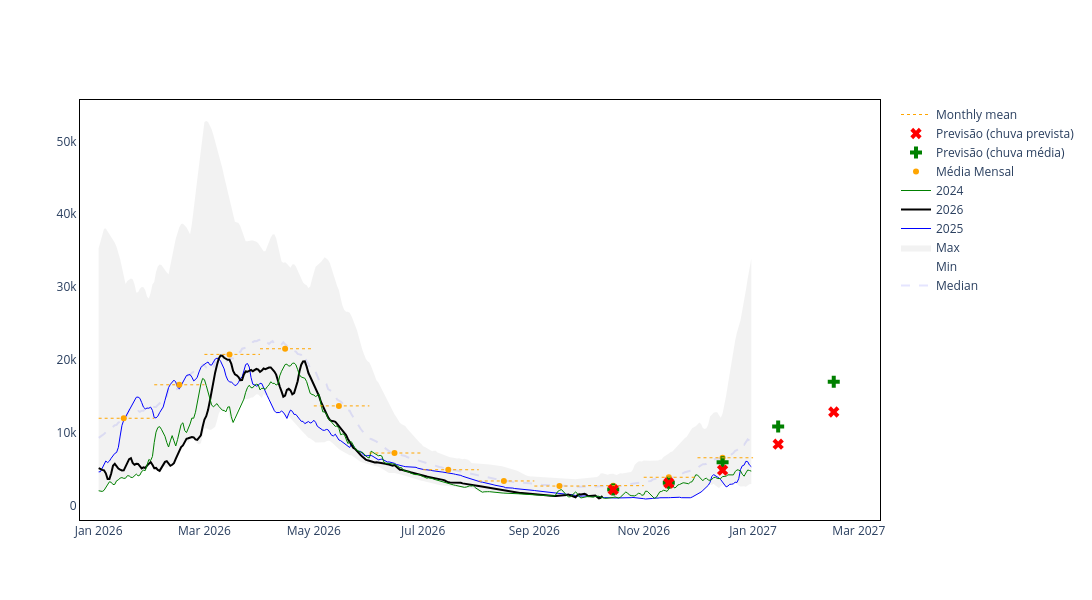

Notebook cell for this chart:
### Code cell
import plotly.graph_objects as go

stats = pd.DataFrame(
    {
        "median": qd.groupby([qd.index.month, qd.index.day])["val"].median(),
        "min": qd.groupby([qd.index.month, qd.index.day])["val"].min(),
        "max": qd.groupby([qd.index.month, qd.index.day])["val"].max(),
    },
)

stats = stats.drop((2, 29))
stats.index = pd.date_range(start="2026-01-01", end="2026-12-31")

s2025 = qd.loc["2025"]
s2026 = qd.loc["2026"]
s2024 = qd.loc["2024"]

monthly_mean = qd.groupby(qd.index.month)["val"].median()

fig = go.Figure()
fig.add_scatter(x=stats.index, y=stats["median"], mode="lines", name="Median", opacity=0.1, line={"color": "blue", "dash": "dash"})
fig.add_scatter(x=stats.index, y=stats["min"], mode="lines", name="Min", opacity=0.1, line={"color": "grey", "width": 0})
fig.add_scatter(x=stats.index, y=stats["max"], mode="lines", name="Max", opacity=0.01, line={"color": "grey", "width": 0}, fill="tonexty", fillcolor="rgba(128, 128, 128, 0.10)")
fig.add_scatter(x=stats.index, y=s2025["val"], mode="lines", name="2025", line={"color": "blue", "width": 1})
fig.add_scatter(x=stats.index, y=s2026["val"], mode="lines", name="2026", line={"color": "black"})
fig.add_scatter(x=stats.index, y=s2024["val"], mode="lines", name="2024", line={"color": "green", "width": 1})

monthly_mean = qd.groupby(qd.index.month)["val"].median()
monthly_mean = pd.Series(monthly_mean.values, index=pd.date_range("2026-01-01", freq="MS", periods=12))
monthly_mean.index = monthly_mean.index + pd.DateOffset(days=14)

monthly_line_x = []
monthly_line_y = []
for month_start, month_end, monthly_value in zip(
    month_edges[:-1], month_edges[1:], month_values
):
    monthly_line_x.extend([month_start, month_end, None])
    monthly_line_y.extend([monthly_value, monthly_value, None])


fig.add_scatter(
    x=monthly_mean.index,
    y=monthly_mean.values,
    mode="markers",
    name="Média Mensal",
    marker={"color": "orange", "size": 6, "symbol": "circle"},
)

fig.add_scatter(
    x=fcst_avg_prec.iloc[-(steps+model.params.act):].index,
    y=fcst_avg_prec.iloc[-(steps+model.params.act):].values,
    mode="markers",
    name="Previsão (chuva média)",
    marker={"color": "green", "size": 10, "symbol": "cross"},
)

fig.add_scatter(
    x=fcst_fcst_prec.iloc[-(steps+model.params.act):].index,
    y=fcst_fcst_prec.iloc[-(steps+model.params.act):].values,
    mode="markers",
    name="Previsão (chuva prevista)",
    marker={"color": "red", "size": 10, "symbol": "x"},
)

fig.add_scatter(
    x=monthly_line_x,
    y=monthly_line_y,
    mode="lines",
    name="Monthly mean",
    line={"color": "orange", "width": 1, "dash": "dot"},
)

# ...existing code...
fig.update_layout(
    width=1200,
    height=600,
    plot_bgcolor="white",
    paper_bgcolor="white",
    xaxis={"showline": True, "linecolor": "black", "mirror": True},
    yaxis={"showline": True, "linecolor": "black", "mirror": True, "type": "linear"},
)
fig.show()

### Figure 1 — Plotly figure (JSON) as saved in the notebook; plotly's stock layout.template omitted (floating-point values rounded to 4 significant figures; data arrays with more than 128 entries replaced by an {"elided": "..."} marker saying what was removed)
{"data": [{"line": {"color": "blue", "dash": "dash"}, "mode": "lines", "name": "Median", "opacity": 0.1, "type": "scatter", "x": {"elided": "365 str values"}, "y": {"elided": "365 float values"}}, {"line": {"color": "grey", "width": 0}, "mode": "lines", "name": "Min", "opacity": 0.1, "type": "scatter", "x": {"elided": "365 str values"}, "y": {"elided": "365 float values"}}, {"fill": "tonexty", "fillcolor": "rgba(128, 128, 128, 0.10)", "line": {"color": "grey", "width": 0}, "mode": "lines", "name": "Max", "opacity": 0.01, "type": "scatter", "x": {"elided": "365 str values"}, "y": {"elided": "365 float values"}}, {"line": {"color": "blue", "width": 1}, "mode": "lines", "name": "2025", "type": "scatter", "x": {"elided": "365 str values"}, "y": {"elided": "365 float values"}}, {"line": {"color": "black"}, "mode": "lines", "name": "2026", "type": "scatter", "x": {"elided": "365 str values"}, "y": {"elided": "282 float values"}}, {"line": {"color": "green", "width": 1}, "mode": "lines", "name": "2024", "type": "scatter", "x": {"elided": "365 str values"}, "y": {"elided": "366 float values"}}, {"marker": {"color": "orange", "size": 6, "symbol": "circle"}, "mode": "markers", "name": "Média Mensal", "type": "scatter", "x": ["2026-01-15T00:00:00.000000000", "2026-02-15T00:00:00.000000000", "2026-03-15T00:00:00.000000000", "2026-04-15T00:00:00.000000000", "2026-05-15T00:00:00.000000000", "2026-06-15T00:00:00.000000000", "2026-07-15T00:00:00.000000000", "2026-08-15T00:00:00.000000000", "2026-09-15T00:00:00.000000000", "2026-10-15T00:00:00.000000000", "2026-11-15T00:00:00.000000000", "2026-12-15T00:00:00.000000000"], "y": [11960.0, 16560.0, 20740.0, 21510.0, 13660.0, 7187.0, 4890.0, 3345.0, 2651.0, 2702.0, 3855.0, 6532.0]}, {"marker": {"color": "green", "size": 10, "symbol": "cross"}, "mode": "markers", "name": "Previsão (chuva média)", "type": "scatter", "x": ["2026-10-15T00:00:00.000000000", "2026-11-15T00:00:00.000000000", "2026-12-15T00:00:00.000000000", "2027-01-15T00:00:00.000000000", "2027-02-15T00:00:00.000000000"], "y": [2166.0, 3103.0, 5922.0, 10830.0, 16990.0]}, {"marker": {"color": "red", "size": 10, "symbol": "x"}, "mode": "markers", "name": "Previsão (chuva prevista)", "type": "scatter", "x": ["2026-10-15T00:00:00.000000000", "2026-11-15T00:00:00.000000000", "2026-12-15T00:00:00.000000000", "2027-01-15T00:00:00.000000000", "2027-02-15T00:00:00.000000000"], "y": [2166.0, 3071.0, 4829.0, 8396.0, 12820.0]}, {"line": {"color": "orange", "dash": "dot", "width": 1}, "mode": "lines", "name": "Monthly mean", "type": "scatter", "x": ["2026-01-01T00:00:00", "2026-02-01T00:00:00", null, "2026-02-01T00:00:00", "2026-03-01T00:00:00", null, "2026-03-01T00:00:00", "2026-04-01T00:00:00", null, "2026-04-01T00:00:00", "2026-05-01T00:00:00", null, "2026-05-01T00:00:00", "2026-06-01T00:00:00", null, "2026-06-01T00:00:00", "2026-07-01T00:00:00", null, "2026-07-01T00:00:00", "2026-08-01T00:00:00", null, "2026-08-01T00:00:00", "2026-09-01T00:00:00", null, "2026-09-01T00:00:00", "2026-10-01T00:00:00", null, "2026-10-01T00:00:00", "2026-11-01T00:00:00", null, "2026-11-01T00:00:00", "2026-12-01T00:00:00", null, "2026-12-01T00:00:00", "2027-01-01T00:00:00", null], "y": [11960.0, 11960.0, null, 16560.0, 16560.0, null, 20740.0, 20740.0, null, 21510.0, 21510.0, null, 13660.0, 13660.0, null, 7187.0, 7187.0, null, 4890.0, 4890.0, null, 3345.0, 3345.0, null, 2651.0, 2651.0, null, 2702.0, 2702.0, null, 3855.0, 3855.0, null, 6532.0, 6532.0, null]}], "layout": {"height": 600, "paper_bgcolor": "white", "plot_bgcolor": "white", "width": 1200, "xaxis": {"linecolor": "black", "mirror": true, "showline": true}, "yaxis": {"linecolor": "black", "mirror": true, "showline": true, "type": "linear"}}}
